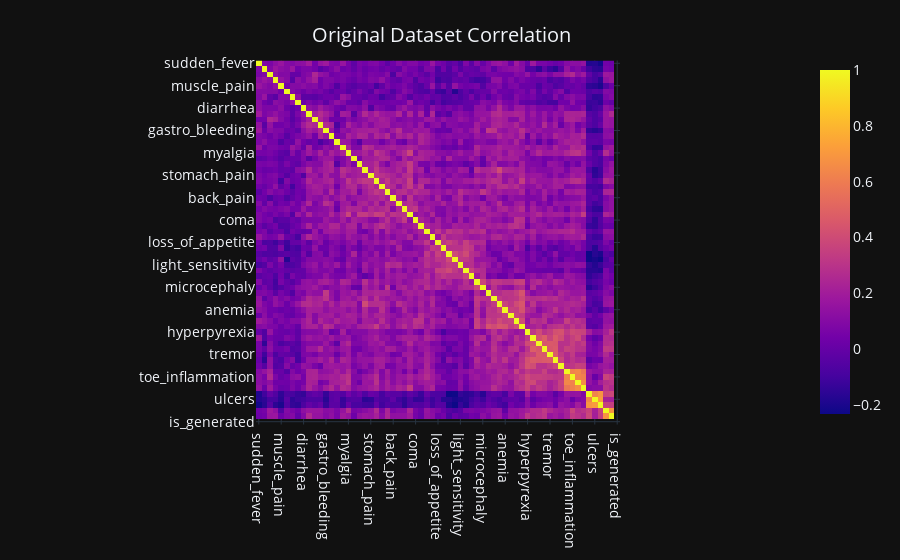

Notebook code for this chart:
### Code cell
# Create figure
fig = px.imshow(origin.drop(columns='prognosis').corr(), template='plotly_dark')

# Set Title and x/y axis labels
fig.update_layout(
    showlegend = False,
    font = dict(
            size = 14
            ),    
    title={
        'text': "Original Dataset Correlation",
        'y':0.95,
        'x':0.49
        }
    )

# Display
fig.show()

### Figure 1 — Plotly figure (JSON) as saved in the notebook; plotly's stock layout.template omitted (floating-point values rounded to 4 significant figures; data arrays with more than 128 entries replaced by an {"elided": "..."} marker saying what was removed)
{"data": [{"coloraxis": "coloraxis", "hovertemplate": "x: %{x}<br>y: %{y}<br>color: %{z}<extra></extra>", "name": "0", "type": "heatmap", "x": ["sudden_fever", "headache", "mouth_bleed", "nose_bleed", "muscle_pain", "joint_pain", "vomiting", "rash", "diarrhea", "hypotension", "pleural_effusion", "ascites", "gastro_bleeding", "swelling", "nausea", "chills", "myalgia", "digestion_trouble", "fatigue", "skin_lesions", "stomach_pain", "orbital_pain", "neck_pain", "weakness", "back_pain", "weight_loss", "gum_bleed", "jaundice", "coma", "diziness", "inflammation", "red_eyes", "loss_of_appetite", "urination_loss", "slow_heart_rate", "abdominal_pain", "light_sensitivity", "yellow_skin", "yellow_eyes", "facial_distortion", "microcephaly", "rigor", "bitter_tongue", "convulsion", "anemia", "cocacola_urine", "hypoglycemia", "prostraction", "hyperpyrexia", "stiff_neck", "irritability", "confusion", "tremor", "paralysis", "lymph_swells", "breathing_restriction", "toe_inflammation", "finger_inflammation", "lips_irritation", "itchiness", "ulcers", "toenail_loss", "speech_problem", "bullseye_rash", "is_generated"], "xaxis": "x", "y": ["sudden_fever", "headache", "mouth_bleed", "nose_bleed", "muscle_pain", "joint_pain", "vomiting", "rash", "diarrhea", "hypotension", "pleural_effusion", "ascites", "gastro_bleeding", "swelling", "nausea", "chills", "myalgia", "digestion_trouble", "fatigue", "skin_lesions", "stomach_pain", "orbital_pain", "neck_pain", "weakness", "back_pain", "weight_loss", "gum_bleed", "jaundice", "coma", "diziness", "inflammation", "red_eyes", "loss_of_appetite", "urination_loss", "slow_heart_rate", "abdominal_pain", "light_sensitivity", "yellow_skin", "yellow_eyes", "facial_distortion", "microcephaly", "rigor", "bitter_tongue", "convulsion", "anemia", "cocacola_urine", "hypoglycemia", "prostraction", "hyperpyrexia", "stiff_neck", "irritability", "confusion", "tremor", "paralysis", "lymph_swells", "breathing_restriction", "toe_inflammation", "finger_inflammation", "lips_irritation", "itchiness", "ulcers", "toenail_loss", "speech_problem", "bullseye_rash", "is_generated"], "yaxis": "y", "z": {"elided": "65x65 float values"}}], "layout": {"coloraxis": {"colorscale": [[0, "#0d0887"], [0.1111, "#46039f"], [0.2222, "#7201a8"], [0.3333, "#9c179e"], [0.4444, "#bd3786"], [0.5556, "#d8576b"], [0.6667, "#ed7953"], [0.7778, "#fb9f3a"], [0.8889, "#fdca26"], [1, "#f0f921"]]}, "font": {"size": 14}, "margin": {"t": 60}, "showlegend": false, "title": {"text": "Original Dataset Correlation", "x": 0.49, "y": 0.95}, "xaxis": {"anchor": "y", "constrain": "domain", "domain": [0, 1], "scaleanchor": "y"}, "yaxis": {"anchor": "x", "autorange": "reversed", "constrain": "domain", "domain": [0, 1]}}}
